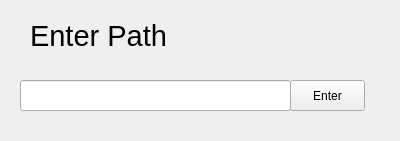
<?xml version="1.0" encoding="UTF-8"?>
<ui version="4.0">
 <class>SettingDirectoryMode</class>
 <widget class="QWidget" name="SettingDirectoryMode">
  <property name="geometry">
   <rect>
    <x>0</x>
    <y>0</y>
    <width>400</width>
    <height>141</height>
   </rect>
  </property>
  <property name="windowTitle">
   <string>SettingDirectoryMode</string>
  </property>
  <widget class="QLabel" name="label">
   <property name="geometry">
    <rect>
     <x>30</x>
     <y>10</y>
     <width>241</width>
     <height>51</height>
    </rect>
   </property>
   <property name="font">
    <font>
     <pointsize>22</pointsize>
    </font>
   </property>
   <property name="text">
    <string>Enter Path</string>
   </property>
  </widget>
  <widget class="QPushButton" name="buttonToApply">
   <property name="geometry">
    <rect>
     <x>290</x>
     <y>80</y>
     <width>75</width>
     <height>31</height>
    </rect>
   </property>
   <property name="text">
    <string>Enter</string>
   </property>
  </widget>
  <widget class="QLineEdit" name="directoryLine">
   <property name="geometry">
    <rect>
     <x>20</x>
     <y>80</y>
     <width>271</width>
     <height>31</height>
    </rect>
   </property>
   <property name="text">
    <string/>
   </property>
  </widget>
 </widget>
 <resources/>
 <connections/>
</ui>
